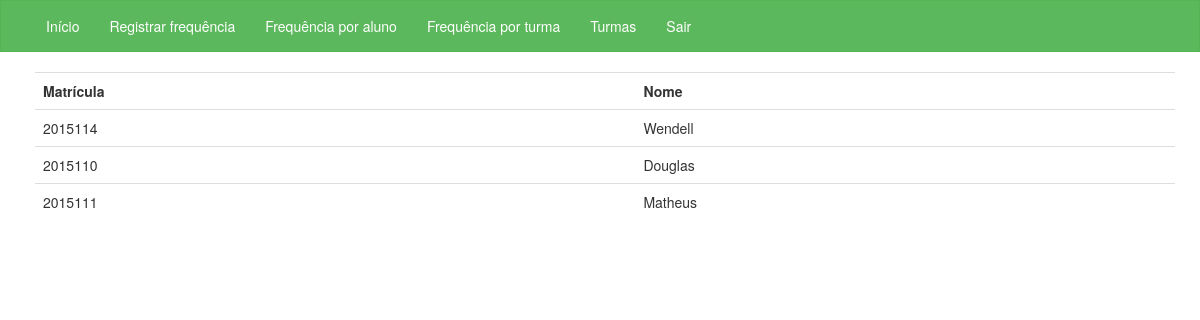
/appfrequencia/turmas/tsi/ (signed in), run on the app's committed database.
### appfrequencia/models.py (models this page shows, shortened)
class Aluno(models.Model):
    id_turma = models.ForeignKey(Turma, on_delete=models.CASCADE)
    matricula = models.IntegerField(default=0)
    nome = models.CharField(max_length=60)

### appfrequencia/views.py (the view)
@login_required(login_url="login")
def tsi_listar(request):
    alunos_tsi = Aluno.objects.filter(id_turma__id_turma=1)
    return render(request, 'turmas/tsi.html', {'alunos' : alunos_tsi})

### templates/turmas/tsi.html (shortened to what this page needs)
<!DOCTYPE html>
<html lang="pt-br">
<head>
    <link href="https://maxcdn.bootstrapcdn.com/bootstrap/3.3.6/css/bootstrap.min.css" rel="stylesheet">
</head>
<body>
{% load widget_tweaks %}
<nav class="navbar navbar-default">
    <div class="container-fluid">
        <div class="collapse navbar-collapse" id="bs-example-navbar-collapse-1">
            <ul class="nav navbar-nav">
                <li><a href="{% url 'home' %}">Início</a></li>
                <li><a href="{% url 'frequencia' %}">Registrar frequência</a></li>
                <li><a href="{% url "frequencia_por_aluno" %}">Frequência por aluno</a></li>
                <li><a href="{% url "frequencia_por_turma" %}">Frequência por turma</a></li>
                <li><a href="{% url "turmas" %}">Turmas</a></li>
                <li><a href="{% url 'logout' %}">Sair</a></li>
            </ul>
        </div>
    </div>
</nav>
<div class="container">
    <table class="table table-hover">
        <tr>
            <th>Matrícula</th>
            <th>Nome</th>
        </tr>
        {% for aluno in alunos %}
            <tr>
                <td>{{ aluno.matricula }}</td>
                <td>{{ aluno.nome }}</td>
            </tr>
        {% endfor %}
    </table>
</div>
</body>
</html>

### templates/turmas/tsi.html (style rules this page uses)
.container { margin-left: 20px; }
.navbar-default { background-color: #5cb85c; border-color: #54b554; border-radius: 0; }
.navbar-default .navbar-nav > li > a { color: #FFFFFF !important; }

### data on the page
Aluno: matricula "2015114", nome "Wendell"
Aluno: matricula "2015110", nome "Douglas"
Aluno: matricula "2015111", nome "Matheus"
